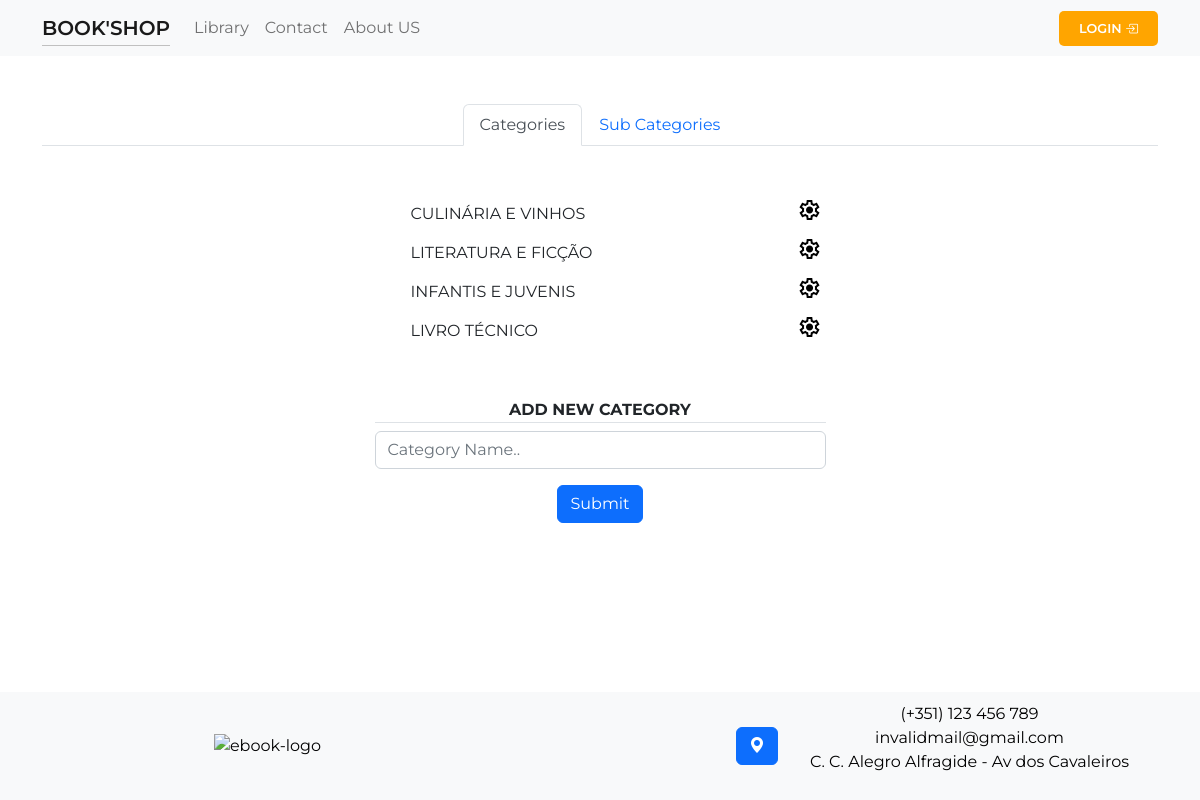
The page /pages/admin/pages/categories/category.php on the database its author committed.
### tables this page shows
CREATE TABLE `categories` (
  `ID` int(11) NOT NULL,
  `category_name` varchar(24) NOT NULL
);

### pages/admin/pages/categories/category.php (the view, shortened to what this page needs)
<?php
    require($_SERVER['DOCUMENT_ROOT'].'/shop/connection/database.php');
?>
<!DOCTYPE html>
<html lang="en">
    <?php
        require($_SERVER['DOCUMENT_ROOT'].'/shop/components/head.php');
    ?>
<body>
    <?php require($_SERVER['DOCUMENT_ROOT'].'/shop/components/navbar/navbar.php'); ?>
    <div class="container mt-5">
        <div class="row d-flex flex-column justify-content-center align-items-center text-center">
            <div class="col-lg-12">
                <ul class="nav nav-tabs justify-content-center">
                    <li class="nav-item">
                        <a class="menuButton menuCategory nav-link active" aria-current="page" href="#">Categories</a>
                    </li>
                    <li class="nav-item">
                        <a class="menuButton menuSubCategory nav-link" href="#">Sub Categories</a>
                    </li>
                </ul>
            </div>
            <div class="col-md-5 mt-5 addCategory active">
                <ul>
                    <?php
                        $formatQuery = "SELECT * FROM categories";
                        $executeQuery = mysqli_query($sql, $formatQuery);
                        if(mysqli_num_rows($executeQuery)) {
                            while($row = mysqli_fetch_array($executeQuery)) {
                                echo '
                                    <li class="d-flex justify-content-between align-items-center p-1">
                                        <span>'.$row['category_name'].'</span>
                                        <a id="removeBtn" href="./manage_category/edit_category.php?category_id='.$row['ID'].'">
                                            <span class="material-symbols-outlined">settings</span>
                                        </a>
                                    </li>
                                ';
                            }
                        }
                    ?>
                </ul>
                <form action="category.php" method="post" class="mt-5">
                    <div class="addNewCategory border-bottom text-uppercase"><b>add new category</b></div>
                    <div class="mb-3 mt-2">
                        <input type="text" name="newCategoryName" class="form-control" id="categoryNameInput" aria-describedby="categoryName" placeholder="Category Name.." required>
                    </div>
                    <button name="addNewCategory" type="submit" class="btn btn-primary">Submit</button>
                </form>
            </div>
        </div>
    </div>
    <?php require($_SERVER['DOCUMENT_ROOT'].'/shop/components/footer/footer.php'); ?>
</body>
</html>

### components/head.php (style rules this page uses)
html, body { height: 100%; font-family: 'Montserrat', sans-serif; }

### components/footer/footer-style.php (style rules this page uses)
li { list-style: none; }
a { text-decoration: none; color: black; }

### rows shown on the page
categories: category_name "CULINÁRIA E VINHOS"
categories: category_name "LITERATURA E FICÇÃO"
categories: category_name "INFANTIS E JUVENIS"
categories: category_name "LIVRO TÉCNICO"
